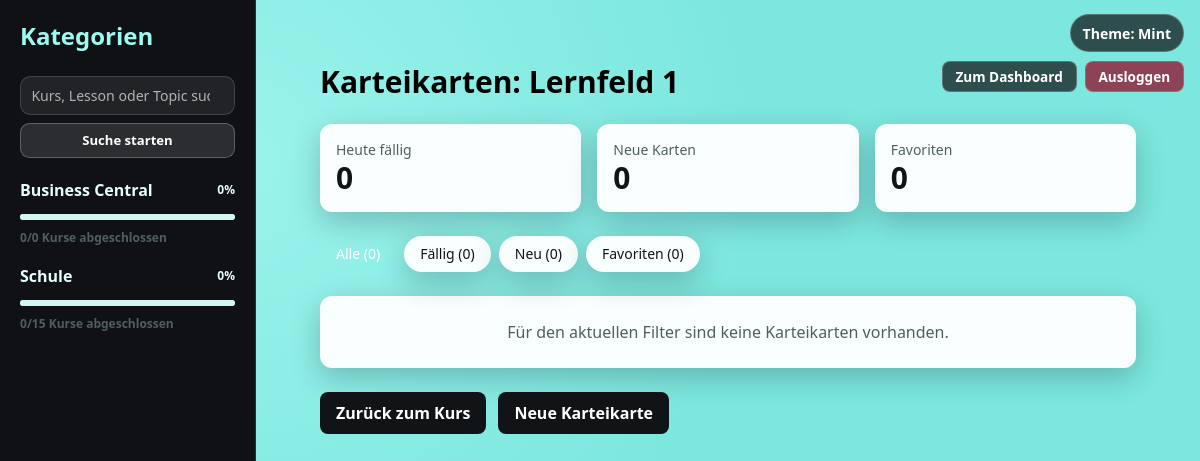
The app's page /flashcards/1/ (signed in) with its own data.
### courses/models.py (models this page shows, shortened)
class Category(models.Model):
    name = models.CharField(max_length=120, unique=True)
    class Meta:
        ordering = ["name"]

class Course(models.Model):
    category = models.ForeignKey(
        Category,
        on_delete=models.SET_NULL,
        related_name="courses",
        null=True,
        blank=True,
    )
    title = models.CharField(max_length=200)
    description = models.TextField()

### courses/views.py (the view, shortened to what this page needs)
# urls.py: path("flashcards/<int:course_id>/", flashcard_view, name="flashcards"),
@login_required
def flashcard_view(request, course_id):
    course = get_object_or_404(Course, id=course_id)
    now = timezone.now()
    selected_filter = request.GET.get("filter", "all")
    all_flashcards = list(
        Flashcard.objects.filter(course=course, created_by=request.user).prefetch_related("options")
    )
    user_states = {}
    if request.user.is_authenticated:
        user_states = {
            state.flashcard_id: state
            for state in FlashcardUserState.objects.filter(
                user=request.user,
                flashcard__course=course,
            )
        }
    favorites_count = 0
    due_count = 0
    new_count = 0
    filtered_flashcards = []
    flashcards_payload = [build_flashcard_payload(flashcard, user_states.get(flashcard.id), now) for flashcard in filtered_flashcards]
    context = {
        "course": course,
        "flashcards": filtered_flashcards,
        "all_flashcards_count": len(all_flashcards),
        "selected_filter": selected_filter,
        "favorites_count": favorites_count,
        "due_count": due_count,
        "new_count": new_count,
        "flashcards_payload": flashcards_payload,
        **get_sidebar_context(request),
    }
    return render(request, "flashcards.html", context)

### quiz/templates/flashcards.html (shortened to what this page needs)
{% extends "base.html" %}
{% block content %}
<div class="layout-container page-pad">
    <div class="mb-6 flex flex-wrap items-center justify-between gap-3">
        <h1 class="page-title mb-0">Karteikarten: {{ course.title }}</h1>
    </div>
    <div class="grid grid-cols-1 md:grid-cols-3 gap-4 mb-6">
        <div class="surface-card p-4">
            <p class="text-sm muted-text">Heute fällig</p>
            <p class="text-3xl font-bold text-primary">{{ due_count }}</p>
        </div>
        <div class="surface-card p-4">
            <p class="text-sm muted-text">Neue Karten</p>
            <p class="text-3xl font-bold text-primary">{{ new_count }}</p>
        </div>
        <div class="surface-card p-4">
            <p class="text-sm muted-text">Favoriten</p>
            <p class="text-3xl font-bold text-primary">{{ favorites_count }}</p>
        </div>
    </div>
    <div class="mb-6 flex flex-wrap gap-2 text-sm">
        <a href="{% url 'flashcards' course.id %}?filter=all" class="rounded-full px-4 py-2 {% if selected_filter == 'all' %}bg-primary text-white{% else %}surface-card{% endif %}">Alle ({{ all_flashcards_count }})</a>
        <a href="{% url 'flashcards' course.id %}?filter=due" class="rounded-full px-4 py-2 {% if selected_filter == 'due' %}bg-primary text-white{% else %}surface-card{% endif %}">Fällig ({{ due_count }})</a>
        <a href="{% url 'flashcards' course.id %}?filter=new" class="rounded-full px-4 py-2 {% if selected_filter == 'new' %}bg-primary text-white{% else %}surface-card{% endif %}">Neu ({{ new_count }})</a>
        <a href="{% url 'flashcards' course.id %}?filter=favorites" class="rounded-full px-4 py-2 {% if selected_filter == 'favorites' %}bg-primary text-white{% else %}surface-card{% endif %}">Favoriten ({{ favorites_count }})</a>
    </div>
    {% if flashcards %}
    <div class="surface-card p-6">
        <div id="flashcard-container" class="min-h-64">
            <div class="text-center">
                <div class="mb-2 text-sm muted-text">Karte <span id="current-index">1</span> von <span id="total-cards">{{ flashcards|length }}</span></div>
                <div class="mb-4 flex flex-wrap items-center justify-center gap-3 text-sm">
                    <span id="current-next-review" class="rounded-full bg-blue-100 px-3 py-1 text-blue-700">Neu</span>
                    <button type="button" id="favorite-toggle" class="rounded-full border px-3 py-1 font-semibold">☆ Favorit</button>
                </div>
                <div class="progress-track mb-4 h-2 rounded-full">
                    <div id="progress-bar" class="progress-fill h-2 rounded-full" style="width: 0%"></div>
                </div>
                <div id="flashcard-display" class="mb-6 min-h-64 rounded-lg border-2 p-8"></div>
                <div id="rating-buttons" class="hidden justify-center gap-3 mb-4">
                    <button type="button" data-known="true" class="rounded bg-green-600 px-6 py-2 font-semibold text-white hover:bg-green-700">Gewusst</button>
                    <button type="button" data-known="false" class="rounded bg-orange-500 px-6 py-2 font-semibold text-white hover:bg-orange-600">Nicht gewusst</button>
                </div>
                <div class="flex justify-center gap-3 mb-4">
                    <button type="button" id="previous-card" class="btn-primary">Zurück</button>
                    <button type="button" id="flip-button" class="btn-primary">Umdrehen</button>
                    <button type="button" id="next-card" class="btn-primary">Weiter</button>
                </div>
                <button type="button" id="shuffle-cards" class="text-sm font-semibold text-primary">Durchmischen</button>
            </div>
        </div>
    </div>
    <div class="mt-8">
        <h2 class="section-title">Alle Karteikarten</h2>
        <div class="space-y-2">
            {% for card in flashcards %}
            <div class="surface-card p-4 transition-colors border-l-4 border-gray-200" data-card-index="{{ forloop.counter0 }}">
                <div class="mb-3 flex items-start justify-between gap-3">
                    <button type="button" class="text-left font-semibold hover:text-primary" data-jump-index="{{ forloop.counter0 }}">
                        {{ card.front }}
                        {% if card.has_multiple_choice %}<span class="ml-2 rounded bg-purple-100 px-2 py-1 text-xs text-purple-700">MC</span>{% endif %}
                    </button>
                    <div class="flex gap-2">
                        <button type="button" class="rounded border px-3 py-1 text-sm font-semibold hover:border-primary" data-favorite-id="{{ card.id }}">{% if card.is_favorite %}★{% else %}☆{% endif %}</button>
                        <a href="{% url 'edit_flashcard' card.id %}" class="rounded bg-blue-600 px-3 py-1 text-sm font-semibold text-white hover:bg-blue-700">Bearbeiten</a>
                        <a href="{% url 'delete_flashcard' card.id %}" class="rounded bg-red-600 px-3 py-1 text-sm font-semibold text-white hover:bg-red-700">Löschen</a>
                    </div>
                </div>
                <div class="mb-3 flex flex-wrap gap-2 text-xs">
                    <span class="rounded-full bg-slate-100 px-3 py-1 text-slate-700">{{ card.next_review_label }}</span>
                    {% if card.is_favorite %}<span class="rounded-full bg-amber-100 px-3 py-1 text-amber-700">Favorit</span>{% endif %}
                    {% if card.is_due %}<span class="rounded-full bg-emerald-100 px-3 py-1 text-emerald-700">Fällig</span>{% endif %}
                </div>
                <div class="rounded bg-blue-50 p-3 text-left">
                    {% if card.has_multiple_choice %}
                    <div class="mb-3">
                        <strong>Antwortmöglichkeiten:</strong>
                        <ul class="ml-2 mt-1 list-inside list-disc">
                            {% for option in card.options.all %}
                            <li>{{ option.text }}{% if option.is_correct %} <span class="text-green-600">✓</span>{% endif %}</li>
                            {% endfor %}
                        </ul>
                    </div>
                    <div class="border-t pt-2 mt-2">
                        <strong>Erklärung:</strong>
                        <p>{{ card.back }}</p>
                    </div>
                    {% else %}
                    {{ card.back }}
                    {% endif %}
                </div>
            </div>
            {% endfor %}
        </div>
    </div>
    {% else %}
    <div class="surface-card p-6">
        <p class="text-center muted-text">Für den aktuellen Filter sind keine Karteikarten vorhanden.</p>
    </div>
    {% endif %}
    <div class="flex flex-wrap gap-3 mt-6">
        <a href="{% url 'course' course.id %}" class="btn-primary">Zurück zum Kurs</a>
        <a href="{% url 'create_flashcard' course.id %}" class="btn-primary">Neue Karteikarte</a>
    </div>
</div>
{% endblock %}

### templates/base.html (shortened to what this page needs)
<!DOCTYPE html>
{% load static %}
<html lang="de">
<head>
    <script src="https://cdn.tailwindcss.com"></script>
</head>
<body class="min-h-screen">
<button id="theme-toggle" class="theme-toggle" type="button">Theme: Mint</button>
{% if user.is_authenticated %}
<div class="quick-actions">
    <a href="{% url 'dashboard' %}" class="quick-btn">Zum Dashboard</a>
    <form method="post" action="{% url 'logout' %}" class="quick-logout-form">
        <button type="submit" class="quick-btn quick-btn-danger">Ausloggen</button>
    </form>
</div>
{% endif %}
<div class="flex min-h-screen">
    {% if user.is_authenticated %}
    <aside id="app-sidebar" class="w-64 shrink-0 p-5 overflow-y-auto border-r" style="background: var(--panel); border-color: var(--panel-border);" aria-label="Seitennavigation">
        <h2 class="text-2xl font-bold mb-6 sidebar-title">Kategorien</h2>
        <form method="get" action="{% url 'search' %}" class="mb-5">
            <input type="search" name="q" value="{{ search_query|default:'' }}" class="sidebar-search" placeholder="Kurs, Lesson oder Topic suchen..." aria-label="Kurs, Lesson oder Topic suchen">
            <button type="submit" class="sidebar-search-btn">Suche starten</button>
        </form>
        <ul class="space-y-4">
            {% for category in categories %}
            <li>
                <button
                    type="button"
                    data-category-id="{{ category.id }}"
                    class="w-full text-left font-semibold nav-trigger"
                    aria-expanded="false"
                    aria-controls="category-{{ category.id }}"
                >
                    <div class="flex items-center justify-between gap-3">
                        <span>{{ category.name }}</span>
                        <span class="text-xs">{{ category.progress }}%</span>
                    </div>
                    <progress class="category-progress mt-2" value="{{ category.progress }}" max="100"></progress>
                    <div class="text-xs mt-1 muted-text">{{ category.completed_courses }}/{{ category.total_courses }} Kurse abgeschlossen</div>
                </button>
            </li>
            {% empty %}
            <li class="muted-text">Keine Kategorien vorhanden</li>
            {% endfor %}
        </ul>
    </aside>
    {% endif %}
    <main id="main-content" class="flex-1 p-6 md:p-10 overflow-y-auto" tabindex="-1">
        {% block content %}{% endblock %}
    </main>
</div>
</body>
</html>

### templates/base.html (style rules this page uses)
:root { --bg-start: #7ce7de; --bg-end: #63ddd4; --panel: #0f1114; --panel-border: #2a3135; --card-bg: #f8fffe; --card-text: #111417; --muted-text: #4f5f60; --primary: #111417; --primary-hover: #000000; --focus-ring: rgba(17, 20, 23, 0.28); --bg-accent: #9af3eb; --track: #d2f7f3; --progress: #00d4aa; --progress-complete: #10b981; --nav-trigger: #e5fef9; --nav-trigger-hover: #9cfaf0; --nav-link: #c8f7f1; --nav-link-hover: #ffffff; --sidebar-title: #9cfaf0; }
body { background: radial-gradient(circle at 20% 20%, var(--bg-accent), var(--bg-start) 45%), linear-gradient(145deg, var(--bg-start), var(--bg-end)); }
.surface-card { background: var(--card-bg); color: var(--card-text); border-radius: 0.75rem; box-shadow: 0 10px 30px rgba(2, 6, 23, 0.22); }
.btn-primary { display: inline-block; background: var(--primary); color: #ffffff; font-weight: 600; padding: 0.55rem 1rem; border-radius: 0.5rem; transition: background-color 160ms ease; }
.layout-container { max-width: 84rem; margin: 0 auto; }
.page-pad { padding: 1.5rem; }
.page-title { font-size: 1.875rem; line-height: 2.25rem; font-weight: 700; margin-bottom: 1.5rem; }
.muted-text { color: var(--muted-text); }
.nav-trigger { color: var(--nav-trigger); transition: color 160ms ease; }
.sidebar-title { color: var(--sidebar-title); }
.sidebar-search { width: 100%; border: 1px solid rgba(255, 255, 255, 0.15); border-radius: 0.65rem; background: rgba(255, 255, 255, 0.08); color: #ffffff; padding: 0.5rem 0.65rem; font-size: 0.88rem; }
.sidebar-search::placeholder { color: rgba(255, 255, 255, 0.65); }
.sidebar-search-btn { width: 100%; margin-top: 0.5rem; border: 1px solid rgba(255, 255, 255, 0.24); border-radius: 0.6rem; color: #ffffff; background: rgba(255, 255, 255, 0.12); font-size: 0.82rem; font-weight: 700; padding: 0.42rem 0.58rem; transition: background-color 160ms ease; }
.category-progress { width: 100%; height: 0.4rem; border: none; border-radius: 999px; overflow: hidden; background: var(--track); }
.theme-toggle { position: fixed; top: 0.9rem; right: 1rem; z-index: 50; border: 1px solid rgba(255, 255, 255, 0.22); background: rgba(17, 20, 23, 0.72); color: #ffffff; font-size: 0.88rem; font-weight: 600; padding: 0.45rem 0.75rem; border-radius: 999px; backdrop-filter: blur(6px); }
.quick-actions { position: fixed; top: 3.8rem; right: 1rem; z-index: 50; display: flex; gap: 0.5rem; flex-wrap: wrap; justify-content: flex-end; }
main { position: relative; z-index: 10; }
.quick-btn { display: inline-flex; align-items: center; justify-content: center; border: 1px solid rgba(255, 255, 255, 0.22); background: rgba(17, 20, 23, 0.72); color: #ffffff; font-size: 0.85rem; font-weight: 600; line-height: 1; padding: 0.5rem 0.8rem; border-radius: 0.5rem; backdrop-filter: blur(6px); transition: border-color 160ms ease, background-color 160ms ease; }
.quick-logout-form { margin: 0; }
.quick-btn-danger { background: rgba(147, 26, 52, 0.8); border-color: rgba(248, 113, 113, 0.45); }

### records on screen
Category: name "Business Central", progress "0", completed_courses "0", total_courses "0"
Category: name "Schule", progress "0", completed_courses "0", total_courses "15"
Course: title "Lernfeld 1"

### other values on screen
{{ due_count }} "0"
{{ new_count }} "0"
{{ favorites_count }} "0"
{{ all_flashcards_count }} "0"
